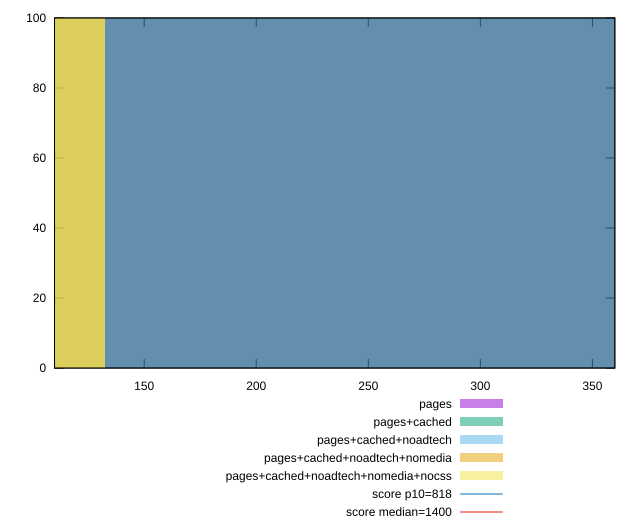

Source code (gnuplot):
reset

$pages <<EOF
265.4726239172433 100
EOF

$pagesCached <<EOF
265.4726239172433 100
EOF

$pagesCachedNoadtech <<EOF
0 100
EOF

$pagesCachedNoadtechNomedia <<EOF
0 100
EOF

$pagesCachedNoadtechNomediaNocss <<EOF
0 100
EOF

set key outside below
set boxwidth 265.4726239172433
set xrange [110:360]
set yrange [0:100]
set trange [0:100]
set style fill transparent solid 0.5 noborder

set parametric
set terminal svg size 640, 530 enhanced background rgb 'white'
set output "report_00019_2021-02-10T18-14-37.922Z//dom-size/comparison/histogram/all_raw.svg"

plot $pages title "pages" with boxes, \
     $pagesCached title "pages+cached" with boxes, \
     $pagesCachedNoadtech title "pages+cached+noadtech" with boxes, \
     $pagesCachedNoadtechNomedia title "pages+cached+noadtech+nomedia" with boxes, \
     $pagesCachedNoadtechNomediaNocss title "pages+cached+noadtech+nomedia+nocss" with boxes, \
     818,t title "score p10=818", \
     1400,t title "score median=1400"

reset
